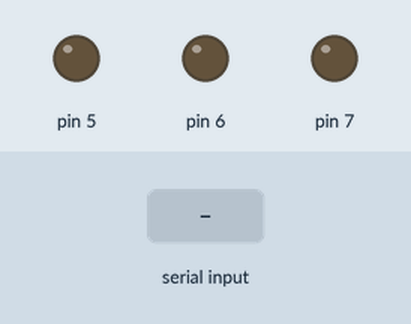
The sketch below on a simulated Arduino Uno, built with avr-gcc and run on an emulated ATmega328P. Parts: output pins drawn as LEDs (lit = HIGH). The test bench sets the inputs (shaded band).

Above: at 1.2 s.
1.3 s: "Y" received over Serial
At 2.5 s:
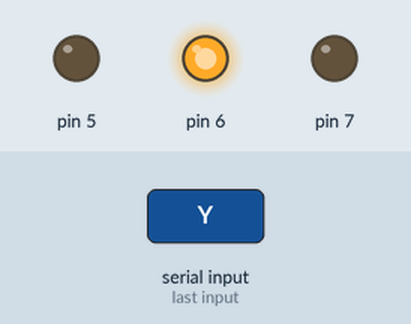
2.8 s: "G" received over Serial
At 3.9 s:
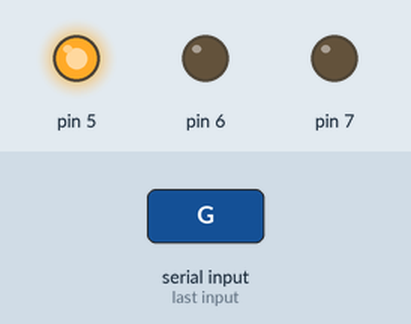
4.3 s: "R" received over Serial
At 5.0 s:
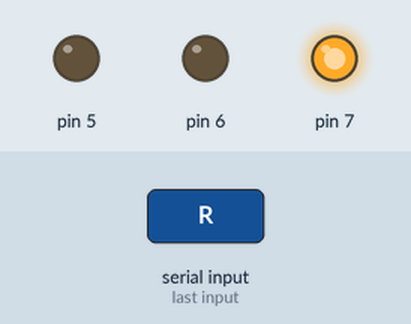
5.8 s: "1" received over Serial
At 6.2 s:
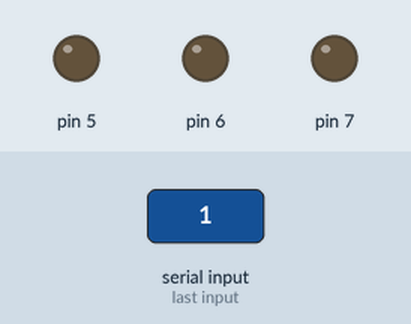
Timing chart, 0 to 8.3 s (numbered marks = the images above; inputs shaded):
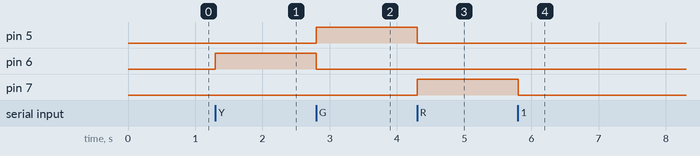

The sketch:

serial_arduino_leds.ino
```cpp
/*
  Código para receber comandos via Serial e ligar pinos específicos:
  - Envia 'Y' para ligar o pino 6.
  - Envia 'G' para ligar o pino 5.
  - Envia 'R' para ligar o pino 7.

  O código desliga todos os pinos antes de ligar o correspondente ao comando recebido.
*/

void setup() {
  // Inicializa a comunicação serial a 9600 bps
  Serial.begin(9600);

  // Configura os pinos 6, 5 e 7 como saída
  pinMode(6, OUTPUT);
  pinMode(5, OUTPUT);
  pinMode(7, OUTPUT);
}

void loop() {
  if (Serial.available() > 0) {
    // Lê o caractere enviado via Serial
    char command = Serial.read();

    // Desliga todos os pinos antes de ligar o desejado
    digitalWrite(6, LOW);
    digitalWrite(5, LOW);
    digitalWrite(7, LOW);

    // Verifica o comando recebido e liga o pino correspondente
    if (command == 'Y') {
      digitalWrite(6, HIGH);
    } else if (command == 'G') {
      digitalWrite(5, HIGH);
    } else if (command == 'R') {
      digitalWrite(7, HIGH);
    }
  }
}
```

Measured:
- after the input at 1.3 s, pin 6: LOW → HIGH at once
- after the input at 2.8 s, pin 5: LOW → HIGH at once; pin 6: HIGH → LOW at once
- after the input at 4.3 s, pin 5: HIGH → LOW at once; pin 7: LOW → HIGH at once
- after the input at 5.8 s, pin 7: HIGH → LOW at once
